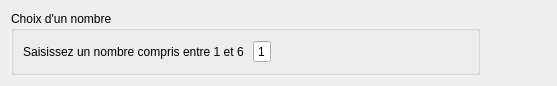
<?xml version="1.0" encoding="UTF-8"?>
<ui version="4.0">
 <class>Form</class>
 <widget class="QWidget" name="Form">
  <property name="geometry">
   <rect>
    <x>0</x>
    <y>0</y>
    <width>557</width>
    <height>78</height>
   </rect>
  </property>
  <property name="windowTitle">
   <string>Form</string>
  </property>
  <layout class="QHBoxLayout" name="horizontalLayout_2">
   <item>
    <widget class="QGroupBox" name="groupBox">
     <property name="minimumSize">
      <size>
       <width>0</width>
       <height>0</height>
      </size>
     </property>
     <property name="maximumSize">
      <size>
       <width>16777215</width>
       <height>16777215</height>
      </size>
     </property>
     <property name="title">
      <string>Choix d'un nombre</string>
     </property>
     <layout class="QHBoxLayout" name="horizontalLayout">
      <item>
       <widget class="QLabel" name="label">
        <property name="text">
         <string>Saisissez un nombre compris entre 1 et 6 </string>
        </property>
        <property name="alignment">
         <set>Qt::AlignRight|Qt::AlignTrailing|Qt::AlignVCenter</set>
        </property>
       </widget>
      </item>
      <item>
       <widget class="QSpinBox" name="spinBox">
        <property name="alignment">
         <set>Qt::AlignCenter</set>
        </property>
        <property name="buttonSymbols">
         <enum>QAbstractSpinBox::NoButtons</enum>
        </property>
        <property name="minimum">
         <number>1</number>
        </property>
        <property name="maximum">
         <number>6</number>
        </property>
       </widget>
      </item>
      <item>
       <spacer name="horizontalSpacer_2">
        <property name="orientation">
         <enum>Qt::Horizontal</enum>
        </property>
        <property name="sizeHint" stdset="0">
         <size>
          <width>197</width>
          <height>20</height>
         </size>
        </property>
       </spacer>
      </item>
     </layout>
    </widget>
   </item>
   <item>
    <spacer name="horizontalSpacer_4">
     <property name="orientation">
      <enum>Qt::Horizontal</enum>
     </property>
     <property name="sizeHint" stdset="0">
      <size>
       <width>40</width>
       <height>20</height>
      </size>
     </property>
    </spacer>
   </item>
  </layout>
 </widget>
 <resources/>
 <connections/>
</ui>
